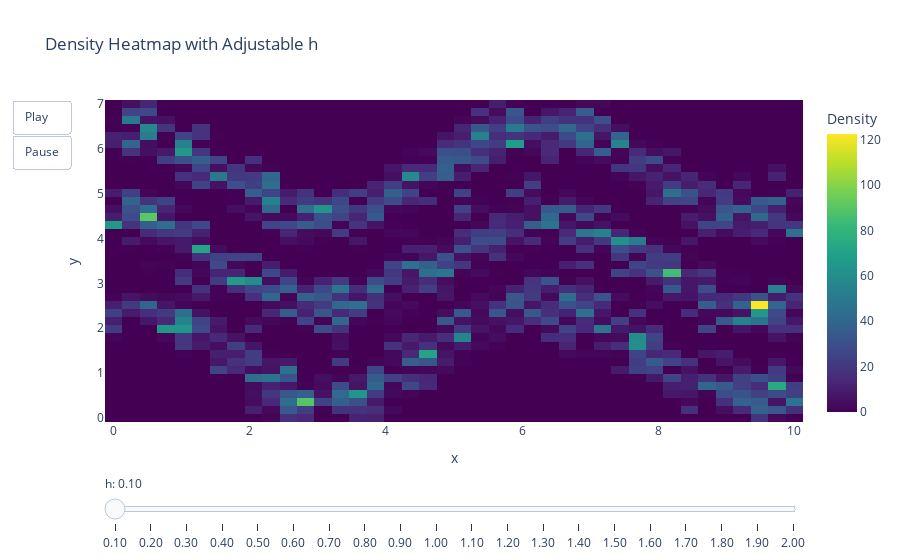

The cell this chart's notebook holds for it:
### Code cell
import numpy as np

import plotly.graph_objects as go
grid_sz = 40
density_grid = np.zeros((grid_sz, grid_sz))
xgrid = np.linspace(0, 10, grid_sz)
ygrid = np.linspace(0, 7, grid_sz)
for i, x in enumerate(xgrid):
    for j, y in enumerate(ygrid):
        density_grid[i, j] = density_i(np.array([x, y]), pos, masses, h=0.5)
# Define a range of h values
h_values = np.linspace(0.1, 2.0, 20)

# Create frames for the animation
frames = []
for h in h_values:
    density_grid = np.zeros((len(xgrid), len(ygrid)))
    for i, x in enumerate(xgrid):
        for j, y in enumerate(ygrid):
            density_grid[i, j] = density_i(np.array([x, y]), pos, masses, h=h)
    frame = go.Frame(
        data=[
            go.Heatmap(
                z=density_grid.T,
                x=xgrid,
                y=ygrid,
                colorscale="Viridis",
                colorbar=dict(title="Density"),
            )
        ],
        name=f"h={h:.2f}",
    )
    frames.append(frame)

# Create the initial plot
initial_h = h_values[0]
initial_density_grid = np.zeros((len(xgrid), len(ygrid)))
for i, x in enumerate(xgrid):
    for j, y in enumerate(ygrid):
        initial_density_grid[i, j] = density_i(np.array([x, y]), pos, masses, h=initial_h)

# Create the figure
fig = go.Figure(
    data=[
        go.Heatmap(
            z=initial_density_grid.T,
            x=xgrid,
            y=ygrid,
            colorscale="Viridis",
            colorbar=dict(title="Density"),
        )
    ],
    layout=go.Layout(
        title="Density Heatmap with Adjustable h",
        xaxis=dict(title="x"),
        yaxis=dict(title="y"),
        sliders=[
            dict(
                active=0,
                currentvalue={"prefix": "h: "},
                pad={"t": 50},
                steps=[
                    dict(
                        method="animate",
                        args=[
                            [f"h={h:.2f}"],
                            dict(frame=dict(duration=500, redraw=True), mode="immediate"),
                        ],
                        label=f"{h:.2f}",
                    )
                    for h in h_values
                ],
            )
        ],
        updatemenus=[
            dict(
                type="buttons",
                showactive=False,
                buttons=[
                    dict(
                        label="Play",
                        method="animate",
                        args=[None, dict(frame=dict(duration=500, redraw=True), fromcurrent=True)],
                    ),
                    dict(
                        label="Pause",
                        method="animate",
                        args=[[None], dict(frame=dict(duration=0, redraw=False, mode="immediate"))],
                    ),
                ],
            )
        ],
    ),
    frames=frames,
)

# Show the interactive plot
fig.show()

### Figure 1 — Plotly figure (JSON) as saved in the notebook; plotly's stock layout.template omitted (floating-point values rounded to 4 significant figures; data arrays with more than 128 entries replaced by an {"elided": "..."} marker saying what was removed)
{"data": [{"colorbar": {"title": {"text": "Density"}}, "colorscale": [[0, "#440154"], [0.1111, "#482878"], [0.2222, "#3e4989"], [0.3333, "#31688e"], [0.4444, "#26828e"], [0.5556, "#1f9e89"], [0.6667, "#35b779"], [0.7778, "#6ece58"], [0.8889, "#b5de2b"], [1, "#fde725"]], "type": "heatmap", "x": [0.0, 0.2564, 0.5128, 0.7692, 1.026, 1.282, 1.538, 1.795, 2.051, 2.308, 2.564, 2.821, 3.077, 3.333, 3.59, 3.846, 4.103, 4.359, 4.615, 4.872, 5.128, 5.385, 5.641, 5.897, 6.154, 6.41, 6.667, 6.923, 7.179, 7.436, 7.692, 7.949, 8.205, 8.462, 8.718, 8.974, 9.231, 9.487, 9.744, 10.0], "y": [0.0, 0.1795, 0.359, 0.5385, 0.7179, 0.8974, 1.077, 1.256, 1.436, 1.615, 1.795, 1.974, 2.154, 2.333, 2.513, 2.692, 2.872, 3.051, 3.231, 3.41, 3.59, 3.769, 3.949, 4.128, 4.308, 4.487, 4.667, 4.846, 5.026, 5.205, 5.385, 5.564, 5.744, 5.923, 6.103, 6.282, 6.462, 6.641, 6.821, 7.0], "z": {"elided": "40x40 float values"}}], "layout": {"sliders": [{"active": 0, "currentvalue": {"prefix": "h: "}, "pad": {"t": 50}, "steps": [{"args": [["h=0.10"], {"frame": {"duration": 500, "redraw": true}, "mode": "immediate"}], "label": "0.10", "method": "animate"}, {"args": [["h=0.20"], {"frame": {"duration": 500, "redraw": true}, "mode": "immediate"}], "label": "0.20", "method": "animate"}, {"args": [["h=0.30"], {"frame": {"duration": 500, "redraw": true}, "mode": "immediate"}], "label": "0.30", "method": "animate"}, {"args": [["h=0.40"], {"frame": {"duration": 500, "redraw": true}, "mode": "immediate"}], "label": "0.40", "method": "animate"}, {"args": [["h=0.50"], {"frame": {"duration": 500, "redraw": true}, "mode": "immediate"}], "label": "0.50", "method": "animate"}, {"args": [["h=0.60"], {"frame": {"duration": 500, "redraw": true}, "mode": "immediate"}], "label": "0.60", "method": "animate"}, {"args": [["h=0.70"], {"frame": {"duration": 500, "redraw": true}, "mode": "immediate"}], "label": "0.70", "method": "animate"}, {"args": [["h=0.80"], {"frame": {"duration": 500, "redraw": true}, "mode": "immediate"}], "label": "0.80", "method": "animate"}, {"args": [["h=0.90"], {"frame": {"duration": 500, "redraw": true}, "mode": "immediate"}], "label": "0.90", "method": "animate"}, {"args": [["h=1.00"], {"frame": {"duration": 500, "redraw": true}, "mode": "immediate"}], "label": "1.00", "method": "animate"}, {"args": [["h=1.10"], {"frame": {"duration": 500, "redraw": true}, "mode": "immediate"}], "label": "1.10", "method": "animate"}, {"args": [["h=1.20"], {"frame": {"duration": 500, "redraw": true}, "mode": "immediate"}], "label": "1.20", "method": "animate"}, {"args": [["h=1.30"], {"frame": {"duration": 500, "redraw": true}, "mode": "immediate"}], "label": "1.30", "method": "animate"}, {"args": [["h=1.40"], {"frame": {"duration": 500, "redraw": true}, "mode": "immediate"}], "label": "1.40", "method": "animate"}, {"args": [["h=1.50"], {"frame": {"duration": 500, "redraw": true}, "mode": "immediate"}], "label": "1.50", "method": "animate"}, {"args": [["h=1.60"], {"frame": {"duration": 500, "redraw": true}, "mode": "immediate"}], "label": "1.60", "method": "animate"}, {"args": [["h=1.70"], {"frame": {"duration": 500, "redraw": true}, "mode": "immediate"}], "label": "1.70", "method": "animate"}, {"args": [["h=1.80"], {"frame": {"duration": 500, "redraw": true}, "mode": "immediate"}], "label": "1.80", "method": "animate"}, {"args": [["h=1.90"], {"frame": {"duration": 500, "redraw": true}, "mode": "immediate"}], "label": "1.90", "method": "animate"}, {"args": [["h=2.00"], {"frame": {"duration": 500, "redraw": true}, "mode": "immediate"}], "label": "2.00", "method": "animate"}]}], "title": {"text": "Density Heatmap with Adjustable h"}, "updatemenus": [{"buttons": [{"args": [null, {"frame": {"duration": 500, "redraw": true}, "fromcurrent": true}], "label": "Play", "method": "animate"}, {"args": [[null], {"frame": {"duration": 0, "mode": "immediate", "redraw": false}}], "label": "Pause", "method": "animate"}], "showactive": false, "type": "buttons"}], "xaxis": {"title": {"text": "x"}}, "yaxis": {"title": {"text": "y"}}}}
